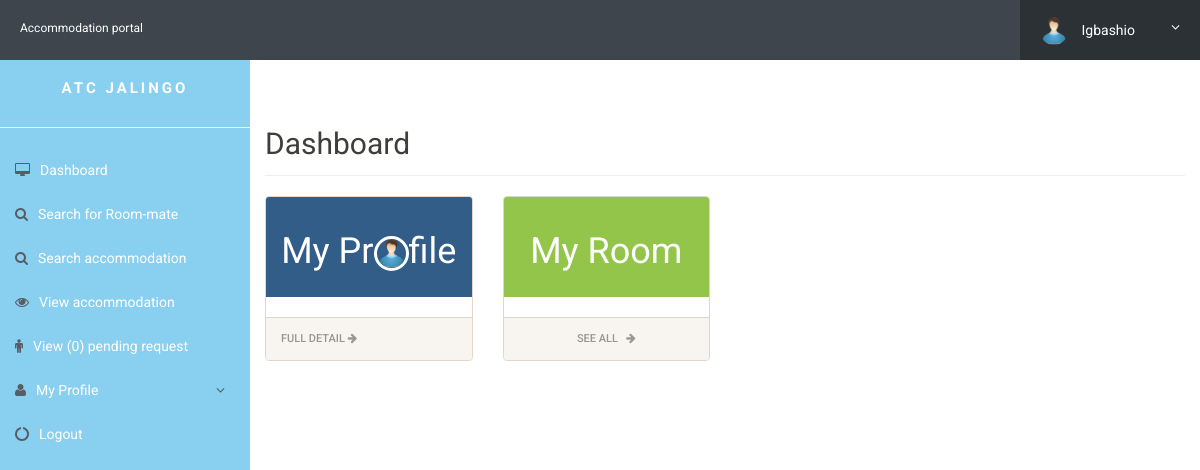
Screenshot of /dashboard.php (signed in) with the database file from the repository.
### tables this page shows
CREATE TABLE `userregistration` (
  `id` int(11) NOT NULL,
  `admission_no` varchar(255) DEFAULT NULL,
  `program` varchar(20) NOT NULL,
  `department` varchar(250) NOT NULL,
  `level` varchar(250) NOT NULL,
  `firstName` varchar(255) DEFAULT NULL,
  `middleName` varchar(255) DEFAULT NULL,
  `lastName` varchar(255) DEFAULT NULL,
  `gender` varchar(255) DEFAULT NULL,
  `img` varchar(250) NOT NULL,
  `contactNo` varchar(20) DEFAULT NULL,
  `password` varchar(255) DEFAULT NULL,
  `regDate` timestamp NULL DEFAULT CURRENT_TIMESTAMP,
  `updationDate` varchar(45) DEFAULT NULL,
  `passUdateDate` varchar(45) DEFAULT NULL
);

### dashboard.php (the view, shortened to what this page needs)
<?php
include('includes/config.php');
?>
<!doctype html>
<html lang="en" class="no-js">
<head>
	<link rel="stylesheet" href="css/font-awesome.min.css">
	<link rel="stylesheet" href="css/bootstrap.min.css">
	<link rel="stylesheet" href="css/dataTables.bootstrap.min.css">
	<link rel="stylesheet" href="css/bootstrap-social.css">
	<link rel="stylesheet" href="css/bootstrap-select.css">
	<link rel="stylesheet" href="css/fileinput.min.css">
	<link rel="stylesheet" href="css/awesome-bootstrap-checkbox.css">
	<link rel="stylesheet" href="css/style.css">
</head>
<body>
<?php include("includes/header.php");?>
	<div class="ts-main-content">
		<?php include("includes/sidebar.php");?>
		<div class="content-wrapper">
			<div class="container-fluid">
				<div class="row" >
					<div class="col-md-12">
						<h2 class="page-title" style="margin-top:10%">Dashboard</h2>
						<div class="row">
							<div class="col-md-12">
								<div class="row">
									<div class="col-md-3">
										<div class="panel panel-default">
											<div class="panel-body bk-primary text-light">
												<div class="stat-panel text-center">
													<div class="stat-panel-number h1 ">My Pr<img src="./user_images/<?php echo $img;?>" style="border-radius:50px; border:3px solid white;" height="35" width="35">file</div>
												</div>
											</div>
											<br>
											<a href="my-profile.php" class="block-anchor panel-footer">Full Detail <i class="fa fa-arrow-right"></i></a>
										</div>
									</div>
									<div class="col-md-3">
										<div class="panel panel-default">
											<div class="panel-body bk-success text-light">
												<div class="stat-panel text-center">
												<div class="stat-panel-number h1 ">My Room</div>
												</div>
											</div>
											<br>
											<a href="room-details.php" class="block-anchor panel-footer text-center">See All &nbsp; <i class="fa fa-arrow-right"></i></a>
										</div>
									</div>
								</div>
							</div>
						</div>
					</div>
				</div>
			</div>
		</div>
	</div>
</body>
</html>

### includes/header.php (shortened to what this page needs)
<?php if (isset($_SESSION['id']))
{ ?><div class="brand clearfix">
		<a href="#" class="logo" style="font-size:12px; color: white;">Accommodation portal</a>
		<ul class="ts-profile-nav">
			<li class="ts-account">
		<?php	include('config.php');
		$id=$_SESSION['id'];
         $query1 = "SELECT * FROM userRegistration WHERE id='$id'";
			     $result1 = mysqli_query($mysqli, $query1);
                $user = mysqli_fetch_assoc($result1);
			    $img = $user['img'];
			 ?>
				<a href="#"><img src="user_images/<?php  echo $img; ?>" class="ts-avatar hidden-side" alt=""> <?php  echo $user['firstName']; ?> <i class="fa fa-angle-down hidden-side"></i></a>
			</li>
		</ul>
	</div>
	<?php } ?>

### css/style.css (style rules this page uses)
html { font-size: 14px; }
@media only screen and (min-width: 480px) { html { font-size: 17px; } }
@media only screen and (min-width: 768px) { html { font-size: 14px; } }
body { font-size: 1em; }
a { color: #37a6c4; }
.bk-primary { background: #325d88; }
.bk-success { background: #93c54b; }
.panel { overflow: hidden; }
.text-white, .text-light { color: #fff !important; }
.block-anchor { display: block; }
ul, li { margin: 0; padding: 0; list-style: none; }
.page-title { padding-bottom: 15px; margin-bottom: 20px; border-bottom: 1px solid #f0f0f0; }
.brand { background: #3e454c; position: relative; z-index: 3; position: fixed; width: 100%; top: 0; }
.brand .logo { box-sizing: border-box; padding: 20px; float: left; display: block; width: 200px; }
@media only screen and (min-width: 992px) { .brand .logo { width: 250px; } }
.brand .ts-profile-nav { float: right; display: none; }
.brand .ts-profile-nav li { float: left; position: relative; }
.brand .ts-profile-nav li a { display: block; padding: 20px; color: #fff; }
.brand .ts-profile-nav .ts-account .fa-angle-down { float: right; }
.brand .ts-profile-nav .ts-account > a { width: 180px; background: #2c3136; }
.brand .ts-profile-nav .ts-account .ts-avatar { border-radius: 50%; height: 28px; margin: -10px 0; margin-right: 10px; }
@media only screen and (min-width: 992px) { .brand .ts-profile-nav { display: block; } }
.ts-main-content .content-wrapper { padding-top: 15px; margin-top: 20px; }
@media only screen and (min-width: 992px) { .ts-main-content .content-wrapper { margin-left: 250px; } }

### rows the page displays
userregistration: img (picture), firstName "Igbashio"

### other values shown
$count1 "0"
